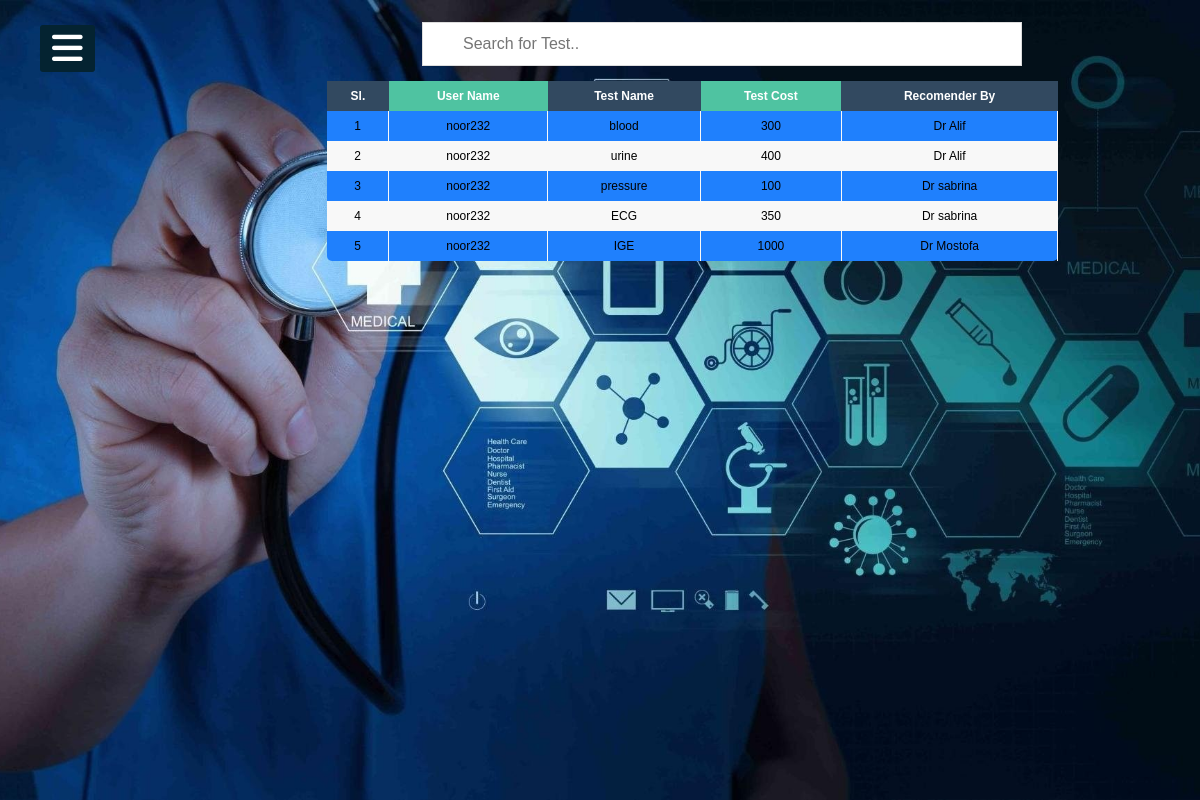
Screenshot of /view/PatientTest.php (signed in) with the database file from the repository.
### tables this page shows
CREATE TABLE `patienttest` (
  `sl` int(11) NOT NULL,
  `username` varchar(100) NOT NULL,
  `test` varchar(500) NOT NULL,
  `cost` varchar(100) NOT NULL,
  `recomend` varchar(100) NOT NULL
);

### Controller/patienttest.php (called while the page is built, shortened)
<?php
  require_once '../Models/db_connect2.php';
function patienttest()
  {
    if(!empty('$_SESSION["loggedinuser"]')){
      $var=$_SESSION["loggedinuser"];
    }
    $query="SELECT * FROM patienttest WHERE username='$var'";
    $product=get($query);
    return $product;
  }
  ?>

### Models/db_connect2.php (called while the page is built, shortened)
<?php
	 $serverName="localhost";
	 $userName="root";
	 $password="";
	 $dbName="patient";
	function get($query)
	{
        $data=array();
		global $serverName,$userName,$password,$dbName;
		$conn = mysqli_connect( $serverName, $userName, $password, $dbName);
        $result=mysqli_query($conn,$query);
        if(mysqli_num_rows($result) > 0)
        {
            while($row = mysqli_fetch_assoc($result))
            {
                $entity=array();
                foreach($row as $k=>$v)
                {
                    $entity[$k] = $row[$k];
                }
                $data[] = $entity;
            }
        }
		return $data;
	}
?>

### View/PatientTest.php (the view, shortened to what this page needs)
<?php
include('header/patheader.php');
require_once ('../Controller/patienttest.php');
$info=patienttest();
?>
<section>
<input type="text" id="myInput" onkeyup="myFunction()" placeholder="Search for Test.." title="Type in a name">
<div class="table-wrapper">
    <table id="myTable" class="fl-table">
        <thead>
                <th>Sl.</th>
                  <th>User Name</th>
                <th>Test Name</th>
                <th>Test Cost</th>
                  <th>Recomender By</th>
              </thead>
              <tbody>
                <?php
                  foreach($info as $infos)
                  {
                    echo "<tr>";
                       echo "<td>".$infos["sl"]."</td>";
                        echo "<td>".$infos["username"]."</td>";
                      echo "<td>".$infos["test"]."</td>";
					   echo "<td>".$infos["cost"]."</td>";
					    echo "<td>".$infos["recomend"]."</td>";
                    echo "</tr>";
                  }
                ?>
              </tbody>
            </table>
          </div>
</section>
  </body>
</html>

### View/header/patheader.php (shortened to what this page needs)
<!DOCTYPE html>
<html lang="en" dir="ltr">
  <head>
    <link rel="stylesheet" href="PatientPanel.css">
  </head>
  <body>
    <label for="check">
      <i class="fas fa-bars" id="btn"></i>
    </label>

### View/PatientPanel.css (style rules this page uses)
* { padding: 0; margin: 0; list-style: none; text-decoration: none; }
body { font-family: 'Roboto', sans-serif; }
label #btn,label #cancel { position: absolute; background: #042331; border-radius: 3px; cursor: pointer; }
label #btn { left: 40px; top: 25px; font-size: 35px; color: white; padding: 6px 12px; transition: all .5s; }
section { background: url(../Storage/Hospital.jpg) no-repeat; background-position: center; background-size: cover; height: 100vh; transition: all .5s; }

### View/PatientTest.php (style rules this page uses)
* { box-sizing: border-box; -webkit-box-sizing: border-box; -moz-box-sizing: border-box; }
body { font-family: Helvetica; -webkit-font-smoothing: antialiased; background: rgba( 71, 147, 227, 1); }
.table-wrapper { margin: 10px 70px 70px; }
.fl-table { border-radius: 5px; font-size: 12px; font-weight: normal; border: none; border-collapse: collapse; width: 99%; max-width: 69%; margin-left: 257px; margin-top: -12px; white-space: nowrap; background-color: #1f80fd; }
.fl-table td, .fl-table th { text-align: center; padding: 8px; }
.fl-table td { border-right: 1px solid #f8f8f8; font-size: 12px; }
.fl-table thead th { color: #ffffff; background: #4FC3A1; }
.fl-table thead th:nth-child(odd) { color: #ffffff; background: #324960; }
.fl-table tr:nth-child(even) { background: #F8F8F8; }
#myInput { background-image: url('https://www.w3schools.com/css/searchicon.png'); background-position: 10px 10px; background-repeat: no-repeat; width: 50%; font-size: 16px; padding: 12px 20px 12px 40px; border: 1px solid #ddd; margin-bottom: 17px; margin-top: 22px; margin-left: 422px; }

### rows the page displays
patienttest: sl "1", username "noor232", test "blood", cost "300", recomend "Dr Alif"
patienttest: sl "2", username "noor232", test "urine", cost "400", recomend "Dr Alif"
patienttest: sl "3", username "noor232", test "pressure", cost "100", recomend "Dr sabrina"
patienttest: sl "4", username "noor232", test "ECG", cost "350", recomend "Dr sabrina"
patienttest: sl "5", username "noor232", test "IGE", cost "1000", recomend "Dr Mostofa"
